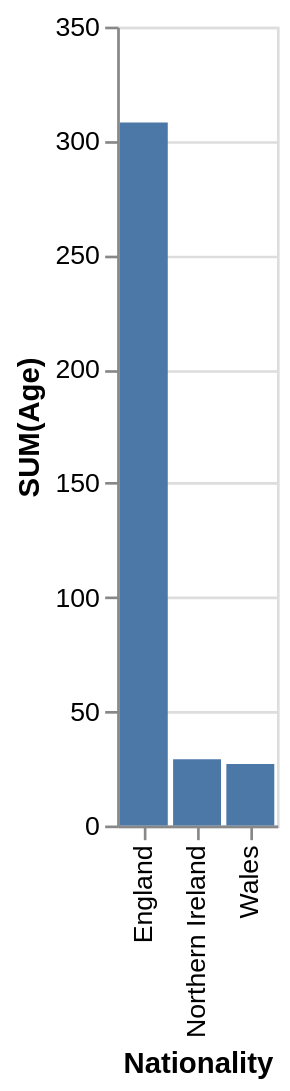

Here is the Vega-Lite specification saved for this chart:
### Vega-Lite specification from a JSON file in a GitHub repository (floating-point values rounded to 4 significant figures)
{"data": {"values": [{"x_data": "England", "y_data": 308}, {"x_data": "Northern Ireland", "y_data": 29}, {"x_data": "Wales", "y_data": 27}]}, "mark": "bar", "encoding": {"x": {"field": "x_data", "type": "nominal", "title": "Nationality", "sort": "ascending"}, "y": {"field": "y_data", "type": "quantitative", "title": "SUM(Age)"}}}
